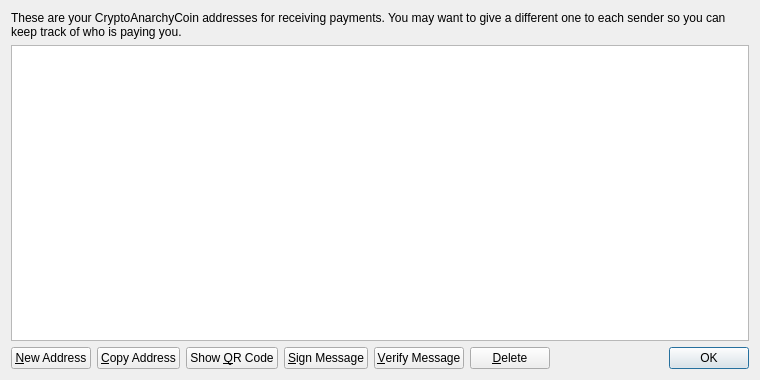
<?xml version="1.0" encoding="UTF-8"?>
<ui version="4.0">
 <class>AddressBookPage</class>
 <widget class="QWidget" name="AddressBookPage">
  <property name="geometry">
   <rect>
    <x>0</x>
    <y>0</y>
    <width>760</width>
    <height>380</height>
   </rect>
  </property>
  <property name="windowTitle">
   <string>Address Book</string>
  </property>
  <layout class="QVBoxLayout" name="verticalLayout">
   <item>
    <widget class="QLabel" name="labelExplanation">
     <property name="text">
      <string>These are your CryptoAnarchyCoin addresses for receiving payments. You may want to give a different one to each sender so you can keep track of who is paying you.</string>
     </property>
     <property name="textFormat">
      <enum>Qt::PlainText</enum>
     </property>
     <property name="wordWrap">
      <bool>true</bool>
     </property>
    </widget>
   </item>
   <item>
    <widget class="QTableView" name="tableView">
     <property name="contextMenuPolicy">
      <enum>Qt::CustomContextMenu</enum>
     </property>
     <property name="toolTip">
      <string>Double-click to edit address or label</string>
     </property>
     <property name="tabKeyNavigation">
      <bool>false</bool>
     </property>
     <property name="alternatingRowColors">
      <bool>true</bool>
     </property>
     <property name="selectionMode">
      <enum>QAbstractItemView::SingleSelection</enum>
     </property>
     <property name="selectionBehavior">
      <enum>QAbstractItemView::SelectRows</enum>
     </property>
     <property name="sortingEnabled">
      <bool>true</bool>
     </property>
     <attribute name="verticalHeaderVisible">
      <bool>false</bool>
     </attribute>
    </widget>
   </item>
   <item>
    <layout class="QHBoxLayout" name="horizontalLayout">
     <item>
      <widget class="QPushButton" name="newAddressButton">
       <property name="toolTip">
        <string>Create a new address</string>
       </property>
       <property name="text">
        <string>&amp;New Address</string>
       </property>
       <property name="icon">
        <iconset resource="../bitcoin.qrc">
         <normaloff>:/icons/add</normaloff>:/icons/add</iconset>
       </property>
      </widget>
     </item>
     <item>
      <widget class="QPushButton" name="copyToClipboard">
       <property name="toolTip">
        <string>Copy the currently selected address to the system clipboard</string>
       </property>
       <property name="text">
        <string>&amp;Copy Address</string>
       </property>
       <property name="icon">
        <iconset resource="../bitcoin.qrc">
         <normaloff>:/icons/editcopy</normaloff>:/icons/editcopy</iconset>
       </property>
      </widget>
     </item>
     <item>
      <widget class="QPushButton" name="showQRCode">
       <property name="text">
        <string>Show &amp;QR Code</string>
       </property>
       <property name="icon">
        <iconset resource="../bitcoin.qrc">
         <normaloff>:/icons/qrcode</normaloff>:/icons/qrcode</iconset>
       </property>
      </widget>
     </item>
     <item>
      <widget class="QPushButton" name="signMessage">
       <property name="toolTip">
        <string>Sign a message to prove you own a Bitcoin address</string>
       </property>
       <property name="text">
        <string>&amp;Sign Message</string>
       </property>
       <property name="icon">
        <iconset resource="../bitcoin.qrc">
         <normaloff>:/icons/edit</normaloff>:/icons/edit</iconset>
       </property>
      </widget>
     </item>
     <item>
      <widget class="QPushButton" name="verifyMessage">
       <property name="toolTip">
        <string>Verify a message to ensure it was signed with a specified Bitcoin address</string>
       </property>
       <property name="text">
        <string>&amp;Verify Message</string>
       </property>
       <property name="icon">
        <iconset resource="../bitcoin.qrc">
         <normaloff>:/icons/transaction_0</normaloff>:/icons/transaction_0</iconset>
       </property>
      </widget>
     </item>
     <item>
      <widget class="QPushButton" name="deleteButton">
       <property name="toolTip">
        <string>Delete the currently selected address from the list. Only sending addresses can be deleted.</string>
       </property>
       <property name="text">
        <string>&amp;Delete</string>
       </property>
       <property name="icon">
        <iconset resource="../bitcoin.qrc">
         <normaloff>:/icons/remove</normaloff>:/icons/remove</iconset>
       </property>
      </widget>
     </item>
     <item>
      <spacer name="horizontalSpacer">
       <property name="orientation">
        <enum>Qt::Horizontal</enum>
       </property>
       <property name="sizeHint" stdset="0">
        <size>
         <width>40</width>
         <height>20</height>
        </size>
       </property>
      </spacer>
     </item>
     <item>
      <widget class="QDialogButtonBox" name="buttonBox">
       <property name="sizePolicy">
        <sizepolicy hsizetype="Maximum" vsizetype="Fixed">
         <horstretch>0</horstretch>
         <verstretch>0</verstretch>
        </sizepolicy>
       </property>
       <property name="standardButtons">
        <set>QDialogButtonBox::Ok</set>
       </property>
      </widget>
     </item>
    </layout>
   </item>
  </layout>
 </widget>
 <resources>
  <include location="../bitcoin.qrc"/>
 </resources>
 <connections/>
</ui>
